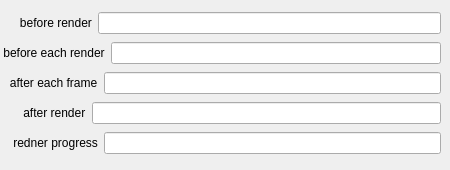
   <widget class="QWidget" name="Python">
    <attribute name="title">
     <string>Python</string>
    </attribute>
    <widget class="QWidget" name="layoutWidget">
     <property name="geometry">
      <rect>
       <x>0</x>
       <y>10</y>
       <width>441</width>
       <height>151</height>
      </rect>
     </property>
     <layout class="QVBoxLayout" name="verticalLayout_2">
      <item>
       <layout class="QHBoxLayout" name="horizontalLayout_17">
        <item>
         <widget class="QLabel" name="label_22">
          <property name="text">
           <string>      before render</string>
          </property>
         </widget>
        </item>
        <item>
         <widget class="QLineEdit" name="beforeRender"/>
        </item>
       </layout>
      </item>
      <item>
       <layout class="QHBoxLayout" name="horizontalLayout_18">
        <item>
         <widget class="QLabel" name="label_23">
          <property name="text">
           <string> before each render</string>
          </property>
         </widget>
        </item>
        <item>
         <widget class="QLineEdit" name="beforeFrameRender"/>
        </item>
       </layout>
      </item>
      <item>
       <layout class="QHBoxLayout" name="horizontalLayout_19">
        <item>
         <widget class="QLabel" name="label_24">
          <property name="text">
           <string>   after each frame</string>
          </property>
         </widget>
        </item>
        <item>
         <widget class="QLineEdit" name="afterFrameRender"/>
        </item>
       </layout>
      </item>
      <item>
       <layout class="QHBoxLayout" name="horizontalLayout_20">
        <item>
         <widget class="QLabel" name="label_25">
          <property name="text">
           <string>       after render</string>
          </property>
         </widget>
        </item>
        <item>
         <widget class="QLineEdit" name="afterRender"/>
        </item>
       </layout>
      </item>
      <item>
       <layout class="QHBoxLayout" name="horizontalLayout_21">
        <item>
         <widget class="QLabel" name="label_26">
          <property name="text">
           <string>    redner progress</string>
          </property>
         </widget>
        </item>
        <item>
         <widget class="QLineEdit" name="renderProgress"/>
        </item>
       </layout>
      </item>
     </layout>
    </widget>
   </widget>
